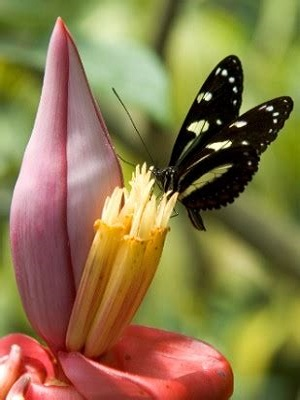
#> input picture butterfly.jpg, 300 x 400 px
$ python imageInterpret.py butterfly.jpg butterfly.jpg
#> lines starting #> are read from the running program, lines starting #| are printed output that depends on the picture
import cv2
import numpy
import sys
import os


list_arg = sys.argv

cur_path = os.path.dirname(os.path.abspath(__file__))
img_path = os.path.join(cur_path, list_arg[1])
##print(os.path.exists(img_path))
##print('image path: %s' % img_path)
is_colour = 1 #Black and White

try:
    if list_arg[2] is True:
        is_colour = 2; #Colour
except:
    is_colour = 1

try:
    img = cv2.imread(img_path, is_colour)
#> img is the input picture: shape (400, 300, 3); mean B, G, R 73.9, 119.8, 139.5
    # img stored as bgr

    img_len = len(img) # y-axis
#> img_len = 400
    img_wid = len(img[0]) #x-axis
#> img_wid = 300
    img_dim = len(img[0][0]) #colour-axis (z)
#> img_dim = 3

    # removing the
    for i in range(img_len):
        for j in range(img_wid):
            img[i,j,0] = 0
            img[i,j,2] = 0
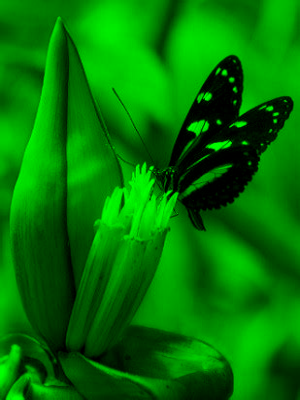
#> img: shape (400, 300, 3); mean B, G, R 0, 119.8, 0
    cv2.imshow('name',img)
    print('l: %i w:%i dim:%i' % (img_len, img_wid, img_dim))
#| l: 400 w:300 dim:3
except:
    print('Error accessing Image. Check file type')
